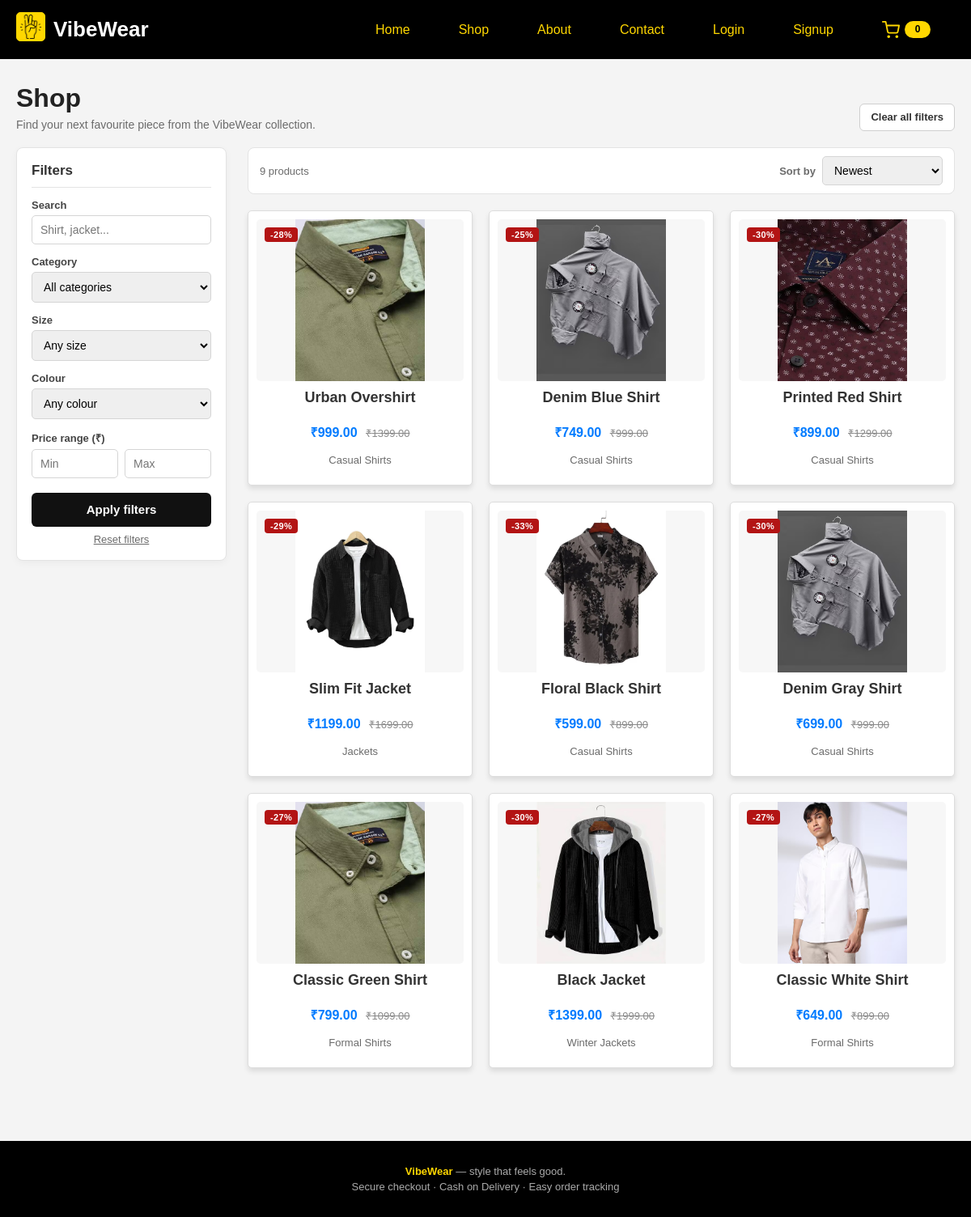
The app's page /shop/ with its own data.
### home/models.py (models this page shows, shortened)
class Product(models.Model):
    category = models.ForeignKey(
        Category, on_delete=models.PROTECT, related_name='products'
    )
    name = models.CharField(max_length=200)
    slug = models.SlugField(max_length=220, unique=True, blank=True)
    description = models.TextField(blank=True)
    price = models.DecimalField(
        max_digits=10, decimal_places=2, validators=[MinValueValidator(0)]
    )
    original_price = models.DecimalField(
        max_digits=10,
        decimal_places=2,
        null=True,
        blank=True,
        validators=[MinValueValidator(0)],
        help_text='Optional MRP. Leave blank when the product is not discounted.',
    )
    is_active = models.BooleanField(default=True)
    is_featured = models.BooleanField(default=False)
    is_new_arrival = models.BooleanField(default=False)
    sold_count = models.PositiveIntegerField(default=0, editable=False)
    created_at = models.DateTimeField(auto_now_add=True)
    updated_at = models.DateTimeField(auto_now=True)
    class Meta:
        ordering = ['-created_at', '-id']
    def get_absolute_url(self):
        return reverse('product_detail', args=[self.slug])
    @property
    def primary_image(self):
        images = list(self.images.all())
        return images[0] if images else None
    @property
    def total_stock(self):
        cached = getattr(self, '_prefetched_objects_cache', {}).get('variants')
        if cached is not None:
            return sum(variant.stock for variant in cached)
        return self.variants.aggregate(total=Sum('stock'))['total'] or 0
    @property
    def in_stock(self):
        return self.total_stock > 0
    @property
    def discount_percent(self):
        if self.original_price and self.original_price > self.price:
            return int(
                ((self.original_price - self.price) / self.original_price) * 100
            )
        return 0

class ProductImage(models.Model):
    product = models.ForeignKey(
        Product, on_delete=models.CASCADE, related_name='images'
    )
    image = models.FileField(upload_to='products/', blank=True, null=True)
    static_path = models.CharField(
        max_length=255,
        blank=True,
        help_text='Existing static image path such as home/image1.avif (optional).',
    )
    alt_text = models.CharField(max_length=200, blank=True)
    is_primary = models.BooleanField(default=False)
    sort_order = models.PositiveIntegerField(default=0)
    class Meta:
        ordering = ['-is_primary', 'sort_order', 'id']
    @property
    def url(self):
        if self.image:
            return self.image.url
        if self.static_path:
            return static(self.static_path)
        return ''

class Category(models.Model):
    name = models.CharField(max_length=120)
    slug = models.SlugField(max_length=140, unique=True, blank=True)
    parent = models.ForeignKey(
        'self', on_delete=models.CASCADE, null=True, blank=True, related_name='children'
    )
    description = models.TextField(blank=True)
    image = models.FileField(upload_to='categories/', blank=True, null=True)
    is_active = models.BooleanField(default=True)
    created_at = models.DateTimeField(auto_now_add=True)
    class Meta:
        ordering = ['name']
        verbose_name_plural = 'Categories'

### home/views.py (the view, shortened to what this page needs)
# urls.py: path('shop/', views.shop, name='shop'),
def shop(request):
    products = (
        Product.objects.filter(is_active=True)
        .select_related('category', 'category__parent')
        .prefetch_related(*_prefetch_catalog())
    )
    query = request.GET.get('q', '').strip()
    category_slug = request.GET.get('category', '').strip()
    size_name = request.GET.get('size', '').strip()
    color_name = request.GET.get('color', '').strip()
    min_price = request.GET.get('min_price', '').strip()
    max_price = request.GET.get('max_price', '').strip()
    sort = request.GET.get('sort', 'newest').strip()
    selected_category = None
    if size_name:
        products = products.filter(variants__size__name__iexact=size_name)
    if color_name:
        products = products.filter(variants__color__name__iexact=color_name)
    if min_price:
        try:
            products = products.filter(price__gte=Decimal(min_price))
        except (InvalidOperation, ValueError):
            min_price = ''
    if max_price:
        try:
            products = products.filter(price__lte=Decimal(max_price))
        except (InvalidOperation, ValueError):
            max_price = ''
    products = products.distinct()
    sort_options = {
        'newest': ('-created_at', '-id'),
        'price_asc': ('price', 'id'),
        'price_desc': ('-price', '-id'),
        'popular': ('-sold_count', '-created_at'),
        'name': ('name', 'id'),
    }
    if sort not in sort_options:
        sort = 'newest'
    products = products.order_by(*sort_options[sort])
    total_results = products.count()
    paginator = Paginator(products, 9)
    page_obj = paginator.get_page(request.GET.get('page'))
    params = request.GET.copy()
    params.pop('page', None)
    base_query = params.urlencode()
    categories = (
        Category.objects.filter(parent__isnull=True, is_active=True)
        .prefetch_related(
            Prefetch(
                'children',
                queryset=Category.objects.filter(is_active=True).order_by('name'),
            )
        )
        .order_by('name')
    )
    active_filter_count = sum(
        1
        for value in (query, category_slug, size_name, color_name, min_price, max_price)
        if value
    )
    return render(
        request,
        'home/shop.html',
        {
            'page_obj': page_obj,
            'categories': categories,
            'sizes': Size.objects.all(),
            'colors': Color.objects.all(),
            'selected_category': selected_category,
            'query': query,
            'category_slug': category_slug,
            'size_name': size_name,
            'color_name': color_name,
            'min_price': min_price,
            'max_price': max_price,
            'sort': sort,
            'base_query': base_query,
            'total_results': total_results,
            'active_filter_count': active_filter_count,
        },
    )

### home/cart.py (called while the page is built, shortened)
def get_cart(request, create=True):
    if request.user.is_authenticated:
        cart = Cart.objects.filter(user=request.user).first()
        if cart is None and create:
            cart = Cart.objects.create(user=request.user)
        return cart
    cart_id = request.session.get('cart_id')
    if cart_id:
        cart = Cart.objects.filter(pk=cart_id, user__isnull=True).first()
        if cart is not None:
            return cart
        request.session.pop('cart_id', None)
    if not create:
        return None

def cart_item_count(request):
    cart = get_cart(request, create=False)
    if cart is None:
        return 0
    return cart.total_quantity

### home/context_processors.py (called while the page is built)
def cart_summary(request):
    context = {'cart_count': cart_item_count(request)}
    if request.user.is_authenticated:
        context['wishlist_count'] = Wishlist.objects.filter(
            user=request.user
        ).count()
    else:
        context['wishlist_count'] = 0
    return context

### home/views.py (called while the page is built)
def _prefetch_catalog():
    return [
        'images',
        Prefetch(
            'variants',
            queryset=ProductVariant.objects.select_related('size', 'color'),
        ),
    ]

### home/templates/home/shop.html (shortened to what this page needs)
{% extends 'home/base.html' %}
{% block content %}
<div class="vw-page">
    <div class="vw-page-head">
        <div>
            <h1>{% if selected_category %}{{ selected_category.name }}{% else %}Shop{% endif %}</h1>
            <p>{% if query %}Results for “{{ query }}”{% else %}Find your next favourite piece from the VibeWear collection.{% endif %}</p>
        </div>
        <a class="vw-btn vw-btn-outline vw-btn-sm" href="{% url 'shop' %}">Clear all filters</a>
    </div>
    <div class="vw-shop-layout">
        <aside>
            <form class="vw-filter-card" method="GET" action="{% url 'shop' %}">
                <h2>Filters</h2>
                <div class="vw-filter-group">
                    <label for="filter-q">Search</label>
                    <input type="search" id="filter-q" name="q" value="{{ query }}" placeholder="Shirt, jacket...">
                </div>
                <div class="vw-filter-group">
                    <label for="filter-category">Category</label>
                    <select id="filter-category" name="category">
                        <option value="">All categories</option>
                    </select>
                </div>
                <div class="vw-filter-group">
                    <label for="filter-size">Size</label>
                    <select id="filter-size" name="size">
                        <option value="">Any size</option>
                    </select>
                </div>
                <div class="vw-filter-group">
                    <label for="filter-color">Colour</label>
                    <select id="filter-color" name="color">
                        <option value="">Any colour</option>
                    </select>
                </div>
                <div class="vw-filter-group">
                    <label>Price range (₹)</label>
                    <div class="vw-price-row">
                        <input type="number" name="min_price" min="0" step="1" value="{{ min_price }}" placeholder="Min" aria-label="Minimum price">
                        <input type="number" name="max_price" min="0" step="1" value="{{ max_price }}" placeholder="Max" aria-label="Maximum price">
                    </div>
                </div>
                <div class="vw-filter-actions">
                    <button type="submit" class="vw-btn vw-btn-dark">Apply filters</button>
                    <a class="vw-clear-link" href="{% url 'shop' %}">Reset filters</a>
                </div>
            </form>
        </aside>
        <div>
            <div class="vw-shop-toolbar">
                <p class="vw-result-count">
                    {{ total_results }} product{{ total_results|pluralize }}
                </p>
                <form method="GET" action="{% url 'shop' %}">
                    <label for="sort-select">Sort by</label>
                    <select id="sort-select" name="sort" data-auto-submit>
                        <option value="newest" {% if sort == 'newest' %}selected{% endif %}>Newest</option>
                    </select>
                </form>
            </div>
            {% if page_obj.object_list %}
                <div class="vw-product-grid">
                    {% for product in page_obj %}
                        {% include 'home/_product_card.html' with product=product %}
                    {% endfor %}
                </div>
            {% else %}
                <div class="vw-empty-state">
                    <h2>No products found</h2>
                    <p>Try a different search, size, colour or price range.</p>
                    <a class="vw-btn vw-btn-gold" href="{% url 'shop' %}">Browse all products</a>
                </div>
            {% endif %}
        </div>
    </div>
</div>
{% endblock %}

### home/templates/home/_product_card.html (shortened to what this page needs)
{% load static %}
<div class="image-item vw-product-card">
    <a class="vw-card-media" href="{{ product.get_absolute_url }}">
        {% with image=product.primary_image %}
            {% if image %}
                <img src="{{ image.url }}" alt="{{ product.name }}">
            {% else %}
                <div class="vw-card-placeholder">VibeWear</div>
            {% endif %}
        {% endwith %}
        {% if product.discount_percent %}
            <span class="vw-discount-badge">-{{ product.discount_percent }}%</span>
        {% endif %}
    </a>
    <h3><a href="{{ product.get_absolute_url }}">{{ product.name }}</a></h3>
    <p class="product-price">
        ₹{{ product.price }}
        {% if product.original_price and product.original_price > product.price %}
            <span class="vw-old-price">₹{{ product.original_price }}</span>
        {% endif %}
    </p>
    <p class="vw-card-category">{{ product.category.name }}</p>
</div>

### home/static/home/style.css (style rules this page uses)
body { font-family: Arial,sans-serif; margin: 0; padding: 0; }
h1::before { content: none; }
span { font-family: Arial, sans-serif; }
.image-item { width: 30%; text-align: center; border: 1px solid #ddd; padding: 10px; box-shadow: 0px 4px 6px rgba(0, 0, 0, 0.1); border-radius: 5px; background-color: #fff; }
.image-item img { width: 100%; height: 200px; object-fit: contain; border-radius: 5px; }
.image-item h3 { font-size: 18px; margin: 10px 0 5px; color: #333; }
.image-item p { font-size: 16px; color: #007BFF; font-weight: bold; }
form { max-width: 600px; margin: 0 auto; }
label { display: block; margin-bottom: 8px; font-weight: bold; color: #333; }
input, textarea { width: 100%; padding: 10px; border: 1px solid #ccc; border-radius: 5px; font-size: 16px; }
body { font-family: 'Arial', sans-serif; background-color: #f4f4f4; color: #333; margin: 0; padding: 0; }
h2 { font-size: 2rem; color: #333; margin-bottom: 20px; }
label { display: block; margin-bottom: 5px; font-size: 1rem; color: #555; }
button { width: 100%; padding: 12px; background-color: #2b97b5; color: white; border: none; border-radius: 4px; font-size: 1.1rem; cursor: pointer; margin-top: 20px; }

### records on screen
Product: primary_image (picture), discount_percent "28", name "Urban Overshirt", price "999.00", original_price "1399.00", category.name "Casual Shirts"
Product: primary_image (picture), discount_percent "25", name "Denim Blue Shirt", price "749.00", original_price "999.00", category.name "Casual Shirts"
Product: primary_image (picture), discount_percent "30", name "Printed Red Shirt", price "899.00", original_price "1299.00", category.name "Casual Shirts"
Product: primary_image (picture), discount_percent "29", name "Slim Fit Jacket", price "1199.00", original_price "1699.00", category.name "Jackets"
Product: primary_image (picture), discount_percent "33", name "Floral Black Shirt", price "599.00", original_price "899.00", category.name "Casual Shirts"
Product: primary_image (picture), discount_percent "30", name "Denim Gray Shirt", price "699.00", original_price "999.00", category.name "Casual Shirts"
Product: primary_image (picture), discount_percent "27", name "Classic Green Shirt", price "799.00", original_price "1099.00", category.name "Formal Shirts"
Product: primary_image (picture), discount_percent "30", name "Black Jacket", price "1399.00", original_price "1999.00", category.name "Winter Jackets"
Product: primary_image (picture), discount_percent "27", name "Classic White Shirt", price "649.00", original_price "899.00", category.name "Formal Shirts"

### other values on screen
{{ cart_count }} "0"
{{ total_results }} "9"
